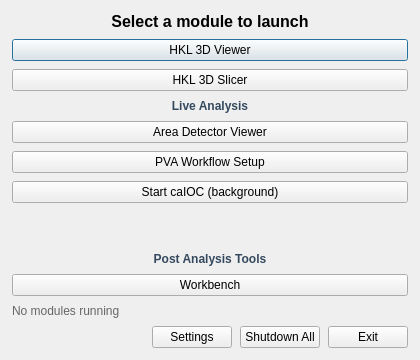
<?xml version="1.0" encoding="UTF-8"?>
<ui version="4.0">
 <class>DashPVALauncher</class>
 <widget class="QDialog" name="DashPVALauncher">
  <property name="geometry">
   <rect>
    <x>0</x>
    <y>0</y>
    <width>420</width>
    <height>360</height>
   </rect>
  </property>
  <property name="windowTitle">
   <string>DashPVA Launcher</string>
  </property>
  <layout class="QVBoxLayout" name="verticalLayout">
   <property name="spacing">
    <number>8</number>
   </property>
   <property name="leftMargin">
    <number>12</number>
   </property>
   <property name="topMargin">
    <number>12</number>
   </property>
   <property name="rightMargin">
    <number>12</number>
   </property>
   <property name="bottomMargin">
    <number>12</number>
   </property>
   <item>
    <widget class="QLabel" name="lbl_header">
     <property name="styleSheet">
      <string notr="true">font-size: 16px; font-weight: bold;</string>
     </property>
     <property name="text">
      <string>Select a module to launch</string>
     </property>
     <property name="alignment">
      <set>Qt::AlignCenter</set>
     </property>
    </widget>
   </item>
   <item>
    <widget class="QPushButton" name="btn_hkl3d_viewer">
     <property name="text">
      <string>HKL 3D Viewer</string>
     </property>
    </widget>
   </item>
   <item>
    <widget class="QPushButton" name="btn_hkl3d_slicer">
     <property name="text">
      <string>HKL 3D Slicer</string>
     </property>
    </widget>
   </item>
   <item>
    <widget class="QLabel" name="lbl_live_header">
     <property name="styleSheet">
      <string notr="true">font-weight: bold; color: #34495e; font-size: 12px;</string>
     </property>
     <property name="text">
      <string>Live Analysis</string>
     </property>
     <property name="alignment">
      <set>Qt::AlignCenter</set>
     </property>
    </widget>
   </item>
   <item>
    <widget class="QPushButton" name="btn_area_detector">
     <property name="text">
      <string>Area Detector Viewer</string>
     </property>
    </widget>
   </item>
   <item>
    <widget class="QPushButton" name="btn_pva_setup">
     <property name="text">
      <string>PVA Workflow Setup</string>
     </property>
    </widget>
   </item>
   <item>
    <widget class="QPushButton" name="btn_sim_setup">
     <property name="toolTip">
      <string>Launch simulator in background (no console output)</string>
     </property>
     <property name="text">
      <string>Start caIOC (background)</string>
     </property>
    </widget>
   </item>
   <item>
    <spacer name="verticalSpacer">
     <property name="orientation">
      <enum>Qt::Vertical</enum>
     </property>
     <property name="sizeHint" stdset="0">
      <size>
       <width>20</width>
       <height>20</height>
      </size>
     </property>
    </spacer>
   </item>
   <item>
    <widget class="QLabel" name="lbl_post_analysis_header">
     <property name="styleSheet">
      <string notr="true">font-weight: bold; color: #34495e; font-size: 12px;</string>
     </property>
     <property name="text">
      <string>Post Analysis Tools</string>
     </property>
     <property name="alignment">
      <set>Qt::AlignCenter</set>
     </property>
    </widget>
   </item>
   <item>
    <widget class="QPushButton" name="btn_workbench">
     <property name="text">
      <string>Workbench</string>
     </property>
     <property name="toolTip">
      <string>Launch Workbench - Data Analysis Tool</string>
     </property>
    </widget>
   </item>
   <item>
    <widget class="QLabel" name="lbl_status">
     <property name="styleSheet">
      <string notr="true">color: #666;</string>
     </property>
     <property name="text">
      <string>No modules running</string>
     </property>
     <property name="alignment">
      <set>Qt::AlignLeading|Qt::AlignLeft|Qt::AlignVCenter</set>
     </property>
    </widget>
   </item>
   <item>
    <layout class="QHBoxLayout" name="horizontalLayout">
     <item>
      <spacer name="horizontalSpacer">
       <property name="orientation">
        <enum>Qt::Horizontal</enum>
       </property>
       <property name="sizeHint" stdset="0">
        <size>
         <width>40</width>
         <height>20</height>
        </size>
       </property>
      </spacer>
     </item>
     <item>
      <widget class="QPushButton" name="btn_settings">
       <property name="text">
        <string>Settings</string>
       </property>
      </widget>
     </item>
     <item>
      <widget class="QPushButton" name="btn_shutdown_all">
       <property name="toolTip">
        <string>Force stop all running modules</string>
       </property>
       <property name="text">
        <string>Shutdown All</string>
       </property>
      </widget>
     </item>
     <item>
      <widget class="QPushButton" name="btn_exit">
       <property name="text">
        <string>Exit</string>
       </property>
      </widget>
     </item>
    </layout>
   </item>
  </layout>
 </widget>
 <resources/>
 <connections/>
</ui>
